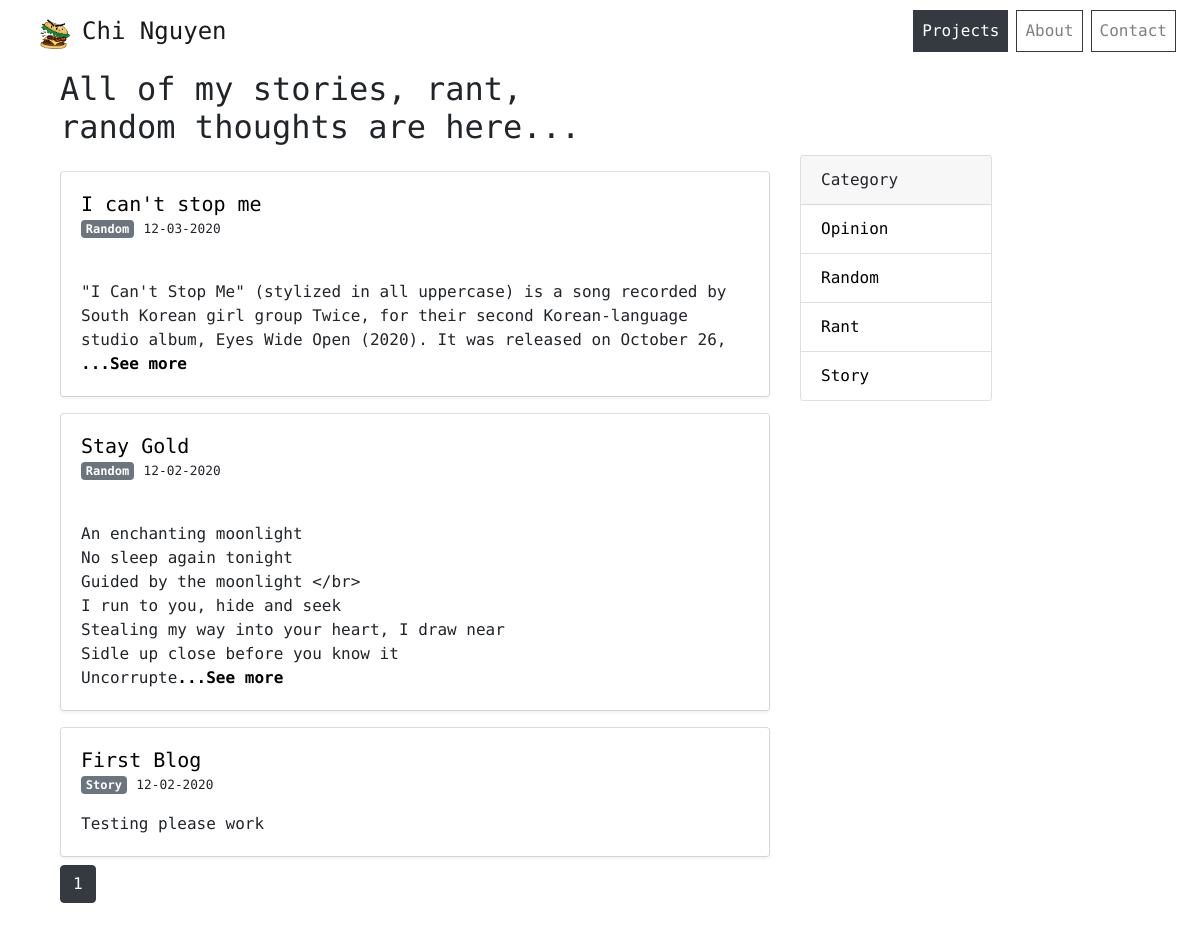
/blogs/, run on an earlier commit of the app's database.
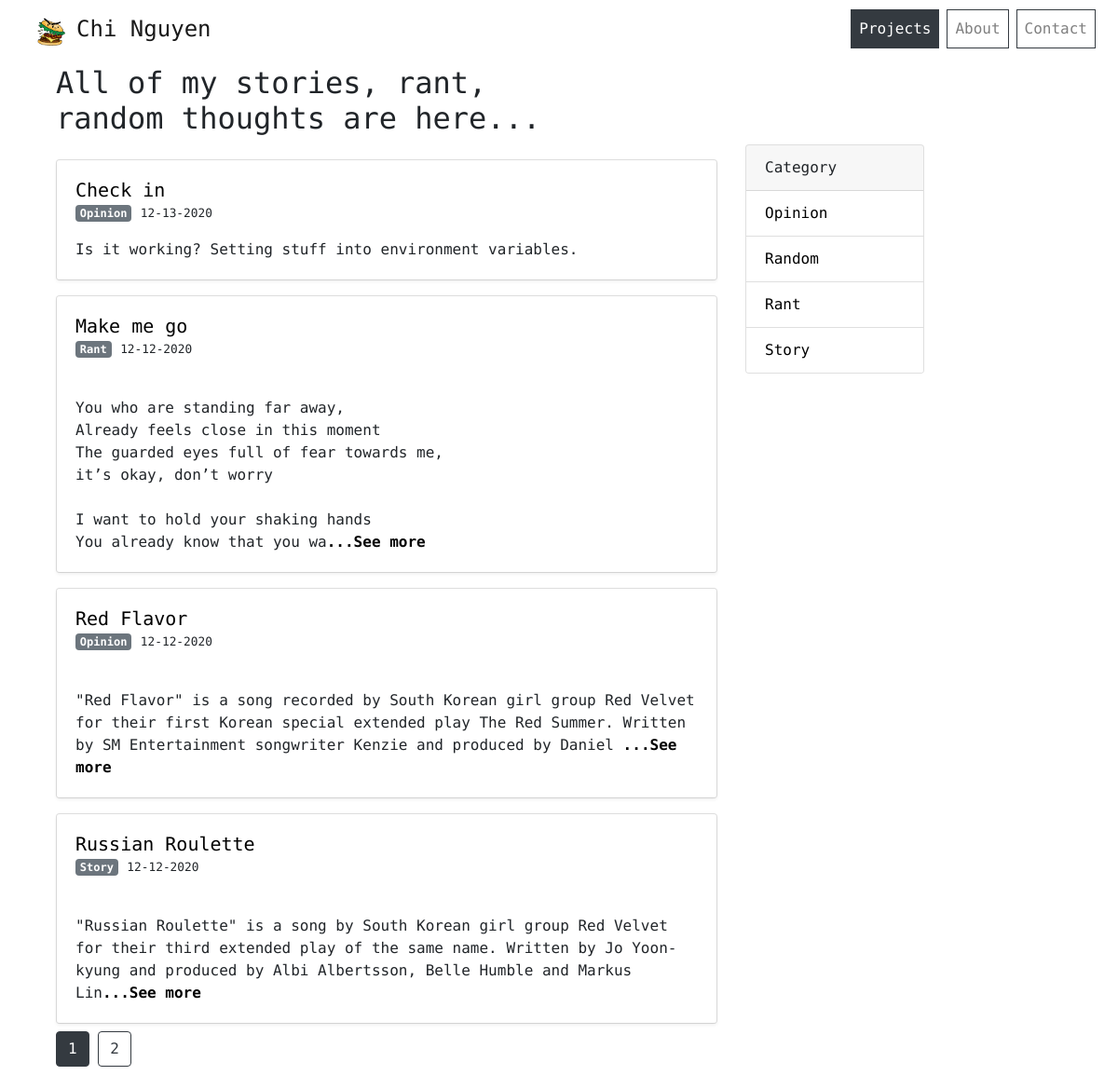
And on a later commit of the database.
### chiblog/Blog/blog_model.py (models this page shows, shortened)
class Blog(db.Model):
    id = db.Column(db.Integer, primary_key=True)
    title = db.Column(db.String(100), nullable=False)
    content = db.Column(db.Text, nullable=False)
    image = db.Column(db.String(20), nullable=True, default = 'default.jpg')
    created_at = db.Column(db.DateTime, nullable = False, default = datetime.utcnow)
    category_id = db.Column(db.Integer, db.ForeignKey('category.id'), nullable=False)
    category = db.relationship('Category', backref= db.backref('blogs', lazy=True))

class Category(db.Model):
    id = db.Column(db.Integer, primary_key=True)
    name = db.Column(db.String(20), default = 'story')

### chiblog/Blog/blog_routes.py (the view)
@blog.route('/blogs')
@blog.route('/blogs/')
def blogs():
    page = request.args.get('page', 1, type=int)
    blogs = Blog.query.order_by(Blog.created_at.desc()).paginate(page=page, per_page=5)
    return render_template('blogs.html', posts=blogs)

### chiblog/templates/blogs.html (shortened to what this page needs)
{% extends "layout.html" %} {% block content %}
<div class="container-fluid padding">
  <div class="row welcome">
    <div class="col-12">
      <h2>All of my stories, rant,<br />random thoughts are here...</h2>
    </div>
    <div class="col-12">
      <div class="row">
        <div class="col-lg-8 col-md-12">
          {% for post in posts.items %} {% if post.category.name != 'draft' %}
          <div class="card mt-3 mb-2">
            <div class="card-body shadow-sm">
              <h5 class="card-title mb-0">
                <a href="{{ url_for('blog.one_blog', blog_id = post.id) }}"
                  >{{ post.title }}</a
                >
              </h5>
              <a
                href="{{ url_for('blog.category_blog', category = post.category.name) }}"
                class="badge badge-secondary"
                aria-pressed="true"
                >{{ post.category.name.capitalize() }}</a
              >
              <small class="card-subtitle mt-0"
                >{{ post.created_at.strftime('%m-%d-%Y') }}</small
              >
              {% if post.content|length >= 200 %}
              <p class="card-text mt-3">
                {{ post.content[:200] }}<a
                  href="{{ url_for('blog.one_blog', blog_id = post.id) }}"
                  ><b>...See more</b></a
                >
              </p>
              {% else %}
              <p class="card-text mt-3">{{ post.content }}</p>
              {% endif %}
            </div>
          </div>
          {% endif %} {% endfor %}
        </div>
        <div class="col-lg-4 d-none d-lg-block">
          <div class="card mr-0" style="width: 12rem">
            <div class="card-header">Category</div>
            <ul class="list-group list-group-flush">
              <li class="list-group-item">
                <a
                  href="{{ url_for('blog.category_blog', category = 'opinion') }}"
                  >Opinion</a
                >
              </li>
              <li class="list-group-item">
                <a
                  href="{{ url_for('blog.category_blog', category = 'random') }}"
                  >Random</a
                >
              </li>
              <li class="list-group-item">
                <a href="{{ url_for('blog.category_blog', category = 'rant') }}"
                  >Rant</a
                >
              </li>
              <li class="list-group-item">
                <a
                  href="{{ url_for('blog.category_blog', category = 'story') }}"
                  >Story</a
                >
              </li>
            </ul>
          </div>
        </div>
      </div>
    </div>
  </div>
  {% for page_num in posts.iter_pages(left_edge=1, right_edge=1, left_current=1,
  right_current=2) %} {% if page_num %} {% if posts.page == page_num %}
  <a class="btn btn-dark mb-4" href="{{ url_for('blog.blogs', page=page_num) }}"
    >{{ page_num }}</a
  >
  {% else %}
  <a
    class="btn btn-outline-dark mb-4"
    href="{{ url_for('blog.blogs', page=page_num) }}"
    >{{ page_num }}</a
  >
  {% endif %} {% else %} ... {% endif %} {% endfor %}
</div>
{% endblock content %}

What changed in the data, as far as the page shows it:
no longer on this page (row unchanged): Blog: title "I can't stop me", category.name "Random", created_at "12-03-2020", content "\"I Can't Stop Me\" (stylized in all uppercase) is a song recorded by South Korean girl group Twice, for their second Korean-language studio album, Eyes Wide Open (2020). It was released on October 26,"
no longer on this page (row unchanged): Blog: title "Stay Gold", category.name "Random", created_at "12-02-2020", content "An enchanting moonlight No sleep again tonight Guided by the moonlight </br> I run to you, hide and seek Stealing my way into your heart, I draw near Sidle up close before you know it Uncorrupte"
no longer on this page (row unchanged): Blog: title "First Blog", category.name "Story", created_at "12-02-2020", content "Testing please work"
added Blog: title "Check in", category.name "Opinion", created_at "12-13-2020", content "Is it working? Setting stuff into environment variables."
added Blog: title "Make me go", category.name "Rant", created_at "12-12-2020", content "You who are standing far away, Already feels close in this moment The guarded eyes full of fear towards me, it’s okay, don’t worry I want to hold your shaking hands You already know that you wa"
added Blog: title "Red Flavor", category.name "Opinion", created_at "12-12-2020", content "\"Red Flavor\" is a song recorded by South Korean girl group Red Velvet for their first Korean special extended play The Red Summer. Written by SM Entertainment songwriter Kenzie and produced by Daniel"
added Blog: title "Russian Roulette", category.name "Story", created_at "12-12-2020", content "\"Russian Roulette\" is a song by South Korean girl group Red Velvet for their third extended play of the same name. Written by Jo Yoon-kyung and produced by Albi Albertsson, Belle Humble and Markus Lin"
Also different on the page:
new list line: "2"
